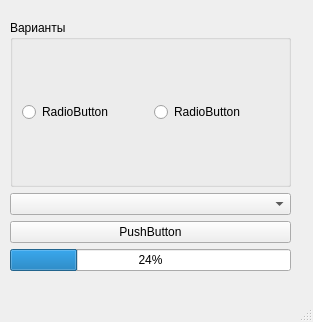
<?xml version="1.0" encoding="UTF-8"?>
<ui version="4.0">
 <class>MainWindow</class>
 <widget class="QMainWindow" name="MainWindow">
  <property name="geometry">
   <rect>
    <x>0</x>
    <y>0</y>
    <width>313</width>
    <height>322</height>
   </rect>
  </property>
  <property name="windowTitle">
   <string>MainWindow</string>
  </property>
  <widget class="QWidget" name="centralwidget">
   <widget class="QWidget" name="layoutWidget">
    <property name="geometry">
     <rect>
      <x>10</x>
      <y>20</y>
      <width>281</width>
      <height>251</height>
     </rect>
    </property>
    <layout class="QVBoxLayout" name="verticalLayout">
     <item>
      <widget class="QGroupBox" name="groupBox">
       <property name="title">
        <string>Варианты</string>
       </property>
       <layout class="QVBoxLayout" name="verticalLayout_2">
        <item>
         <layout class="QHBoxLayout" name="horizontalLayout">
          <item>
           <widget class="QRadioButton" name="rb_2">
            <property name="text">
             <string>RadioButton</string>
            </property>
           </widget>
          </item>
          <item>
           <widget class="QRadioButton" name="rb_1">
            <property name="text">
             <string>RadioButton</string>
            </property>
           </widget>
          </item>
         </layout>
        </item>
       </layout>
      </widget>
     </item>
     <item>
      <widget class="QComboBox" name="comboBox"/>
     </item>
     <item>
      <widget class="QPushButton" name="pushButton">
       <property name="text">
        <string>PushButton</string>
       </property>
       <property name="checkable">
        <bool>false</bool>
       </property>
       <property name="checked">
        <bool>false</bool>
       </property>
      </widget>
     </item>
     <item>
      <widget class="QProgressBar" name="progressBar">
       <property name="value">
        <number>24</number>
       </property>
      </widget>
     </item>
    </layout>
   </widget>
  </widget>
  <widget class="QMenuBar" name="menubar">
   <property name="geometry">
    <rect>
     <x>0</x>
     <y>0</y>
     <width>313</width>
     <height>26</height>
    </rect>
   </property>
  </widget>
  <widget class="QStatusBar" name="statusbar"/>
 </widget>
 <resources/>
 <connections/>
</ui>
